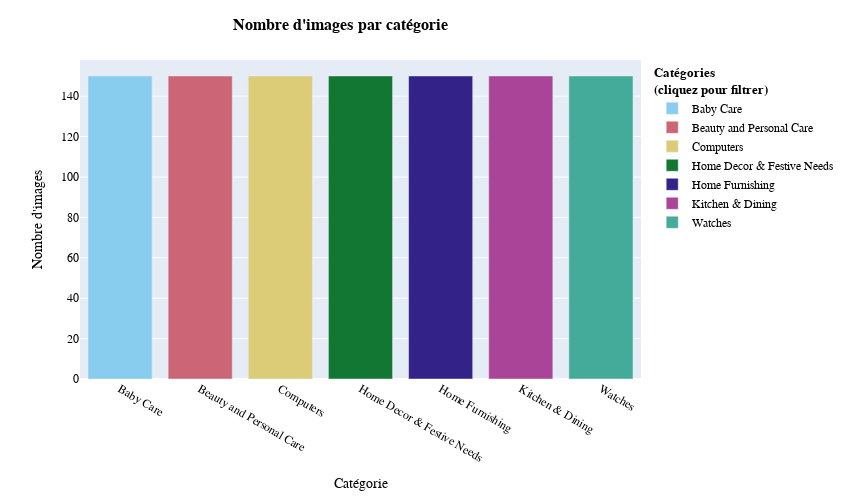

Write notebook code for a chart like this one.
### Code cell
# draw a bar plot with the number of images per class (all bars same height, no image names)
df_bar = df_dashboard.groupby("Catégorie", observed=False).size().reset_index(name="fréquence")
fig2 = px.bar(
    df_bar,
    x="Catégorie",
    y="fréquence",
    color="Catégorie",
    color_discrete_sequence=px.colors.qualitative.Safe,
)
fig2.update_layout(
    title=dict(
        text="Nombre d'images par catégorie",
        font=dict(size=16, color="black", family=font_family, weight="bold"),
        xanchor="center",
        x=0.4,
    ),
    width=850,
    height=500,
    xaxis_title="Catégorie",
    yaxis_title="Nombre d'images",
    legend_title=dict(
        text="Catégories<br>(cliquez pour filtrer)",
        font=dict(size=13, color="black", family=font_family, weight="bold"),
    ),
    font=dict(
        family=font_family,
        size=12,
        color="black",
    ),
)

### Figure 1 — Plotly figure (JSON) as saved in the notebook; plotly's stock layout.template omitted (floating-point values rounded to 4 significant figures)
{"data": [{"hovertemplate": "Catégorie=%{x}<br>fréquence=%{y}<extra></extra>", "legendgroup": "Baby Care", "marker": {"color": "rgb(136, 204, 238)", "pattern": {"shape": ""}}, "name": "Baby Care", "orientation": "v", "showlegend": true, "textposition": "auto", "type": "bar", "x": ["Baby Care"], "xaxis": "x", "y": [150], "yaxis": "y"}, {"hovertemplate": "Catégorie=%{x}<br>fréquence=%{y}<extra></extra>", "legendgroup": "Beauty and Personal Care", "marker": {"color": "rgb(204, 102, 119)", "pattern": {"shape": ""}}, "name": "Beauty and Personal Care", "orientation": "v", "showlegend": true, "textposition": "auto", "type": "bar", "x": ["Beauty and Personal Care"], "xaxis": "x", "y": [150], "yaxis": "y"}, {"hovertemplate": "Catégorie=%{x}<br>fréquence=%{y}<extra></extra>", "legendgroup": "Computers", "marker": {"color": "rgb(221, 204, 119)", "pattern": {"shape": ""}}, "name": "Computers", "orientation": "v", "showlegend": true, "textposition": "auto", "type": "bar", "x": ["Computers"], "xaxis": "x", "y": [150], "yaxis": "y"}, {"hovertemplate": "Catégorie=%{x}<br>fréquence=%{y}<extra></extra>", "legendgroup": "Home Decor & Festive Needs", "marker": {"color": "rgb(17, 119, 51)", "pattern": {"shape": ""}}, "name": "Home Decor & Festive Needs", "orientation": "v", "showlegend": true, "textposition": "auto", "type": "bar", "x": ["Home Decor & Festive Needs"], "xaxis": "x", "y": [150], "yaxis": "y"}, {"hovertemplate": "Catégorie=%{x}<br>fréquence=%{y}<extra></extra>", "legendgroup": "Home Furnishing", "marker": {"color": "rgb(51, 34, 136)", "pattern": {"shape": ""}}, "name": "Home Furnishing", "orientation": "v", "showlegend": true, "textposition": "auto", "type": "bar", "x": ["Home Furnishing"], "xaxis": "x", "y": [150], "yaxis": "y"}, {"hovertemplate": "Catégorie=%{x}<br>fréquence=%{y}<extra></extra>", "legendgroup": "Kitchen & Dining", "marker": {"color": "rgb(170, 68, 153)", "pattern": {"shape": ""}}, "name": "Kitchen & Dining", "orientation": "v", "showlegend": true, "textposition": "auto", "type": "bar", "x": ["Kitchen & Dining"], "xaxis": "x", "y": [150], "yaxis": "y"}, {"hovertemplate": "Catégorie=%{x}<br>fréquence=%{y}<extra></extra>", "legendgroup": "Watches", "marker": {"color": "rgb(68, 170, 153)", "pattern": {"shape": ""}}, "name": "Watches", "orientation": "v", "showlegend": true, "textposition": "auto", "type": "bar", "x": ["Watches"], "xaxis": "x", "y": [150], "yaxis": "y"}], "layout": {"barmode": "relative", "font": {"color": "black", "family": "Segoe UI, Arial, Verdana, Helvetica, sans-serif", "size": 12}, "height": 500, "legend": {"title": {"font": {"color": "black", "family": "Segoe UI, Arial, Verdana, Helvetica, sans-serif", "size": 13, "weight": "bold"}, "text": "Catégories<br>(cliquez pour filtrer)"}, "tracegroupgap": 0}, "margin": {"t": 60}, "title": {"font": {"color": "black", "family": "Segoe UI, Arial, Verdana, Helvetica, sans-serif", "size": 16, "weight": "bold"}, "text": "Nombre d'images par catégorie", "x": 0.4, "xanchor": "center"}, "width": 850, "xaxis": {"anchor": "y", "categoryarray": ["Baby Care", "Beauty and Personal Care", "Computers", "Home Decor & Festive Needs", "Home Furnishing", "Kitchen & Dining", "Watches"], "categoryorder": "array", "domain": [0, 1], "title": {"text": "Catégorie"}}, "yaxis": {"anchor": "x", "domain": [0, 1], "title": {"text": "Nombre d'images"}}}}
